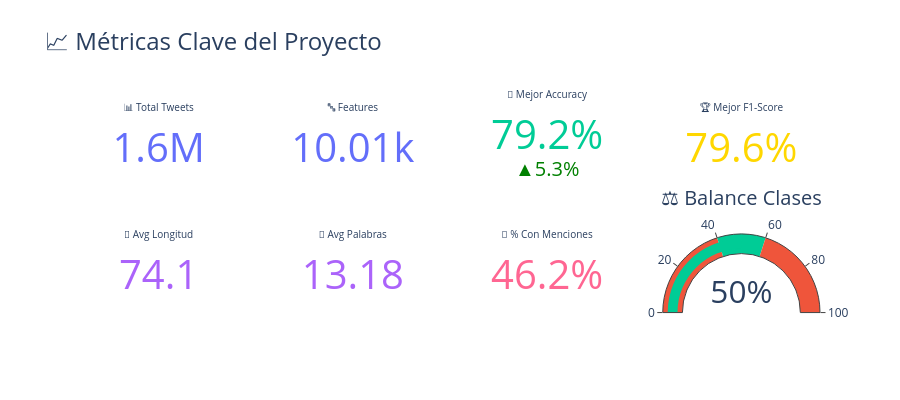

The notebook cell saved with this chart:
### Markdown cell above
## 8. Gráfico 6: Métricas del Dataset (Indicadores KPI)

### Code cell
# Crear indicadores tipo KPI
fig_kpi = make_subplots(
    rows=2, cols=4,
    specs=[[{"type": "indicator"}, {"type": "indicator"}, {"type": "indicator"}, {"type": "indicator"}],
           [{"type": "indicator"}, {"type": "indicator"}, {"type": "indicator"}, {"type": "indicator"}]]
)

# Fila 1: Métricas del Dataset
fig_kpi.add_trace(go.Indicator(
    mode="number",
    value=1600000,
    title={"text": "📊 Total Tweets"},
    number={"font": {"size": 40, "color": "#636EFA"}}
), row=1, col=1)

fig_kpi.add_trace(go.Indicator(
    mode="number",
    value=10007,
    title={"text": "🔤 Features"},
    number={"font": {"size": 40, "color": "#636EFA"}}
), row=1, col=2)

fig_kpi.add_trace(go.Indicator(
    mode="number+delta",
    value=79.16,
    delta={"reference": 73.86, "suffix": "%", "increasing": {"color": "green"}},
    title={"text": "🎯 Mejor Accuracy"},
    number={"suffix": "%", "font": {"size": 40, "color": "#00CC96"}}
), row=1, col=3)

fig_kpi.add_trace(go.Indicator(
    mode="number",
    value=79.63,
    title={"text": "🏆 Mejor F1-Score"},
    number={"suffix": "%", "font": {"size": 40, "color": "gold"}}
), row=1, col=4)

# Fila 2: Métricas adicionales
fig_kpi.add_trace(go.Indicator(
    mode="number",
    value=eda_summary['avg_text_length'],
    title={"text": "📏 Avg Longitud"},
    number={"font": {"size": 40, "color": "#AB63FA"}}
), row=2, col=1)

fig_kpi.add_trace(go.Indicator(
    mode="number",
    value=eda_summary['avg_word_count'],
    title={"text": "💬 Avg Palabras"},
    number={"font": {"size": 40, "color": "#AB63FA"}}
), row=2, col=2)

fig_kpi.add_trace(go.Indicator(
    mode="number",
    value=eda_summary['pct_with_mentions'],
    title={"text": "📢 % Con Menciones"},
    number={"suffix": "%", "font": {"size": 40, "color": "#FF6692"}}
), row=2, col=3)

fig_kpi.add_trace(go.Indicator(
    mode="gauge+number",
    value=50,
    title={"text": "⚖️ Balance Clases"},
    gauge={
        "axis": {"range": [0, 100]},
        "bar": {"color": "#00CC96"},
        "steps": [
            {"range": [0, 40], "color": "#EF553B"},
            {"range": [40, 60], "color": "#00CC96"},
            {"range": [60, 100], "color": "#EF553B"}
        ]
    },
    number={"suffix": "%"}
), row=2, col=4)

fig_kpi.update_layout(
    title=dict(
        text='📈 Métricas Clave del Proyecto',
        font=dict(size=24)
    ),
    template='plotly_white',
    height=400
)

fig_kpi.show()

### Figure 1 — Plotly figure (JSON) as saved in the notebook; plotly's stock layout.template omitted (floating-point values rounded to 4 significant figures)
{"data": [{"domain": {"x": [0, 0.2125], "y": [0.575, 1]}, "mode": "number", "number": {"font": {"color": "#636EFA", "size": 40}}, "title": {"text": "📊 Total Tweets"}, "type": "indicator", "value": 1600000}, {"domain": {"x": [0.2625, 0.475], "y": [0.575, 1]}, "mode": "number", "number": {"font": {"color": "#636EFA", "size": 40}}, "title": {"text": "🔤 Features"}, "type": "indicator", "value": 10007}, {"delta": {"increasing": {"color": "green"}, "reference": 73.86, "suffix": "%"}, "domain": {"x": [0.525, 0.7375], "y": [0.575, 1]}, "mode": "number+delta", "number": {"font": {"color": "#00CC96", "size": 40}, "suffix": "%"}, "title": {"text": "🎯 Mejor Accuracy"}, "type": "indicator", "value": 79.16}, {"domain": {"x": [0.7875, 1], "y": [0.575, 1]}, "mode": "number", "number": {"font": {"color": "gold", "size": 40}, "suffix": "%"}, "title": {"text": "🏆 Mejor F1-Score"}, "type": "indicator", "value": 79.63}, {"domain": {"x": [0, 0.2125], "y": [0, 0.425]}, "mode": "number", "number": {"font": {"color": "#AB63FA", "size": 40}}, "title": {"text": "📏 Avg Longitud"}, "type": "indicator", "value": 74.09}, {"domain": {"x": [0.2625, 0.475], "y": [0, 0.425]}, "mode": "number", "number": {"font": {"color": "#AB63FA", "size": 40}}, "title": {"text": "💬 Avg Palabras"}, "type": "indicator", "value": 13.18}, {"domain": {"x": [0.525, 0.7375], "y": [0, 0.425]}, "mode": "number", "number": {"font": {"color": "#FF6692", "size": 40}, "suffix": "%"}, "title": {"text": "📢 % Con Menciones"}, "type": "indicator", "value": 46.16}, {"domain": {"x": [0.7875, 1], "y": [0, 0.425]}, "gauge": {"axis": {"range": [0, 100]}, "bar": {"color": "#00CC96"}, "steps": [{"color": "#EF553B", "range": [0, 40]}, {"color": "#00CC96", "range": [40, 60]}, {"color": "#EF553B", "range": [60, 100]}]}, "mode": "gauge+number", "number": {"suffix": "%"}, "title": {"text": "⚖️ Balance Clases"}, "type": "indicator", "value": 50}], "layout": {"height": 400, "title": {"font": {"size": 24}, "text": "📈 Métricas Clave del Proyecto"}}}
